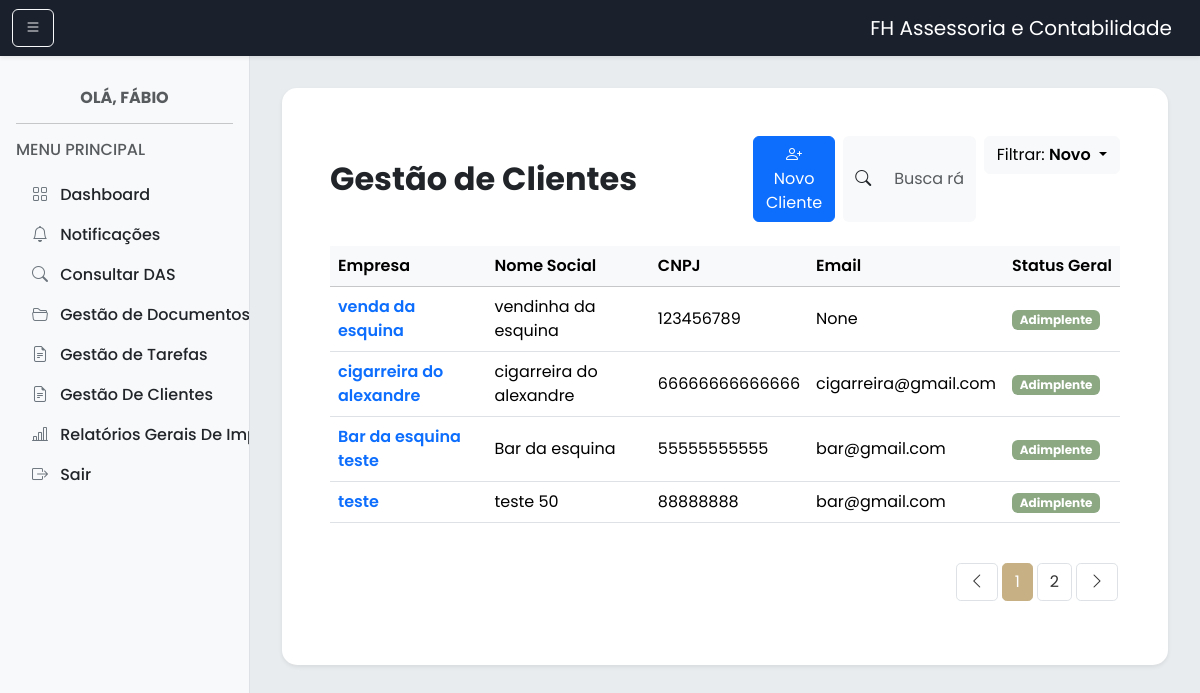
The page /gestao-clientes/ on the database its author committed.
### core/models.py (models this page shows)
class EmpresasUsuarioCliente(models.Model):
    id = models.AutoField(db_column='ID', primary_key=True)
    empresa_cnpj = models.ForeignKey(
        'Empresa',
        to_field='cnpj',
        db_column='Empresa_CNPJ',
        on_delete=models.CASCADE,
        related_name='usuarios_clientes'
    )
    tipo_usuario = models.CharField(db_column='Tipo_usuario', max_length=50, blank=True, null=True)
    usuario_cliente = models.ForeignKey(
        'Usuario',
        to_field='cpf',
        db_column='Usuario_Cliente_CPF',
        on_delete=models.CASCADE,
        related_name='empresas_como_cliente'
    )
    class Meta:
        db_table = 'Empresas_Usuario_Cliente'

class Empresa(models.Model):
    cnpj = models.CharField(db_column='CNPJ', max_length=20, primary_key=True)
    razao_social = models.CharField(db_column='Razao_social', max_length=255, blank=True, null=True)
    nome_fantasia = models.CharField(db_column='Nome_fantasia', max_length=255, blank=True, null=True)
    inscricao_municipal = models.CharField(db_column='Inscricao_municipal', max_length=50, blank=True, null=True)
    tipo_empresa = models.CharField(db_column='Tipo_Empresa', max_length=50, blank=True, null=True)
    email = models.CharField(db_column='Email', max_length=255, blank=True, null=True)
    telefone = models.CharField(db_column='Telefone', max_length=50, blank=True, null=True)
    logradouro = models.CharField(db_column='Logradouro', max_length=255, blank=True, null=True)
    bairro = models.CharField(db_column='Bairro', max_length=100, blank=True, null=True)
    cidade = models.CharField(db_column='Cidade', max_length=100, blank=True, null=True)
    estado = models.CharField(db_column='Estado', max_length=100, blank=True, null=True)
    cep = models.CharField(db_column='CEP', max_length=20, blank=True, null=True)
    pais = models.CharField(db_column='Pais', max_length=100, blank=True, null=True)
    data_de_registro = models.DateField(db_column='Data_de_registro', blank=True, null=True)
    class Meta:
        db_table = 'Empresas'

### core/views.py (the view, shortened to what this page needs)
# urls.py: path('gestao-clientes/', views.gestao_clientes_cont, name='gestao_clientes_cont'),
def gestao_clientes_cont(request):
    relacoes = (
        EmpresasUsuarioCliente.objects
        .select_related('empresa_cnpj', 'usuario_cliente')
        .all()
    )
    return render(request, 'gestao_clientes_cont.html', {'relacoes': relacoes})

### core/templates/gestao_clientes_cont.html (shortened to what this page needs)
{% load static %}
<!DOCTYPE html>
<html lang="pt-BR">
<head>
    <link rel="stylesheet" href="https://cdn.jsdelivr.net/npm/bootstrap-icons@1.11.3/font/bootstrap-icons.css">
    <link href="https://cdn.jsdelivr.net/npm/bootstrap@5.3.3/dist/css/bootstrap.min.css" rel="stylesheet" />
    <link rel="stylesheet" href="{% static 'css/style.css' %}" />
    <link rel="stylesheet" href="{% static 'css/dashboard.css' %}" />
</head>
<body>
    {% include '_header_contador.html' %}
    <div class="dashboard-container">
        {% include '_sidebar_cont.html' %}
        <main class="main-content">
            <div class="card shadow-sm border-0 main-content-card">
                <div class="card-body p-4 p-md-5">
                    <div class="row align-items-center mb-4">
                        <div class="col-md-6">
                            <h1 class="h2 fw-bold mb-0">Gestão de Clientes</h1>
                        </div>
                        <div class="col-md-6 d-flex justify-content-md-end mt-3 mt-md-0 gap-2">
                            <button class="btn btn-primary ms-3" data-bs-toggle="modal"
                                data-bs-target="#novoClienteModal">
                                <i class="bi bi-person-plus"></i> Novo Cliente
                            </button>
                            <div class="input-group" style="max-width: 250px;">
                                <span class="input-group-text bg-light border-0"><i class="bi bi-search"></i></span>
                                <input type="text" class="form-control bg-light border-0" placeholder="Busca rápida...">
                            </div>
                            <div class="dropdown">
                                <button class="btn btn-light dropdown-toggle" type="button" data-bs-toggle="dropdown"
                                    aria-expanded="false">
                                    Filtrar: <span class="fw-semibold">Novo</span>
                                </button>
                            </div>
                        </div>
                    </div>
                    <div class="table-responsive">
                        <table class="table align-middle table-hover dashboard-table">
                            <thead class="table-light">
                                <tr>
                                    <th scope="col">Empresa</th>
                                    <th scope="col">Nome Social</th>
                                    <th scope="col">CNPJ</th>
                                    <th scope="col">Email</th>
                                    <th scope="col">Status Geral</th>
                                </tr>
                            </thead>
                            <tbody>
                                {% for rel in relacoes %}
                                <tr>
                                    <td class="fw-semibold">
                                        <a href="{% url 'detalhe_cliente' rel.empresa_cnpj.cnpj %}"
                                            class="text-decoration-none link-primary">
                                            {{ rel.empresa_cnpj.nome_fantasia }}
                                        </a>
                                    </td>
                                    <td>{{ rel.empresa_cnpj.razao_social }}</td>
                                    <td>{{ rel.empresa_cnpj.cnpj }}</td>
                                    <td>{{ rel.empresa_cnpj.email }}</td>
                                    <td>
                                        <span class="badge status-adimplente status-badge-cliente"
                                            style="cursor:pointer;">
                                            Adimplente
                                        </span>
                                    </td>
                                </tr>
                                {% empty %}
                                <tr>
                                    <td colspan="5" class="text-center text-muted">
                                        Nenhum cliente cadastrado.
                                    </td>
                                </tr>
                                {% endfor %}
                            </tbody>
                        </table>
                    </div>
                    <nav aria-label="Paginação da tabela" class="d-flex justify-content-end mt-4">
                        <ul class="pagination">
                            <li class="page-item"><a class="page-link" href="#"><i class="bi bi-chevron-left"></i></a>
                            </li>
                            <li class="page-item active"><a class="page-link" href="#">1</a></li>
                            <li class="page-item"><a class="page-link" href="#">2</a></li>
                            <li class="page-item"><a class="page-link" href="#"><i class="bi bi-chevron-right"></i></a>
                            </li>
                        </ul>
                    </nav>
                </div>
            </div>
        </main>
    </div>
</body>
</html>

### core/static/css/style.css (style rules this page uses)
html { scroll-padding-top: 80px; }
:root { --cor-primaria: #C6B084; --cor-texto: #333333; --cor-fundo-claro: #F8F9FA; --header-escuro: #1A202C; }
body { font-family: 'Poppins', sans-serif; background-color: #FFFFFF; color: var(--cor-texto); display: flex; flex-direction: column; min-height: 100vh; }
main { flex: 1; }
.card { border-radius: 15px; }
.bg-light { background-color: var(--cor-fundo-claro) ; }

### core/static/css/dashboard.css (style rules this page uses)
.dashboard-container { display: flex; padding-top: 56px; height: 100vh; }
.main-content { flex-grow: 1; overflow-y: auto; padding: 2rem; background-color: #e9ecef; transition: margin-left 0.3s ease; }
.main-content-card { background-color: #fff; }
.dashboard-table th { font-weight: 600; white-space: nowrap; }
.dashboard-table td { vertical-align: middle; }
.status-adimplente { background-color: #8BA883; color: #ffffff; }
.pagination .page-item .page-link { color: var(--cor-texto); border-radius: 0.3rem; margin: 0 2px; border: 1px solid #dee2e6; }
.pagination .page-item.active .page-link { background-color: var(--cor-primaria); border-color: var(--cor-primaria); color: #fff; }

### rows shown on the page
EmpresasUsuarioCliente: empresa_cnpj.nome_fantasia "venda da esquina", empresa_cnpj.razao_social "vendinha da esquina", empresa_cnpj.cnpj "123456789", empresa_cnpj.email "None"
EmpresasUsuarioCliente: empresa_cnpj.nome_fantasia "cigarreira do alexandre", empresa_cnpj.razao_social "cigarreira do alexandre", empresa_cnpj.cnpj "66666666666666", empresa_cnpj.email "cigarreira@gmail.com"
EmpresasUsuarioCliente: empresa_cnpj.nome_fantasia "Bar da esquina teste", empresa_cnpj.razao_social "Bar da esquina", empresa_cnpj.cnpj "55555555555", empresa_cnpj.email "bar@gmail.com"
EmpresasUsuarioCliente: empresa_cnpj.nome_fantasia "teste", empresa_cnpj.razao_social "teste 50", empresa_cnpj.cnpj "88888888", empresa_cnpj.email "bar@gmail.com"
